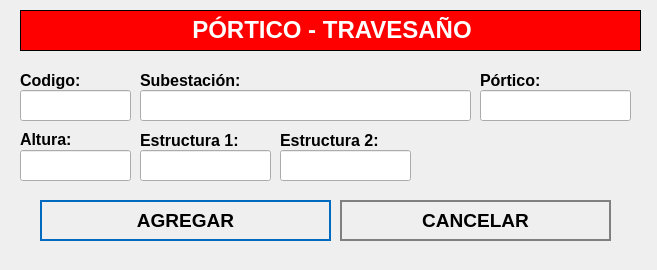
<?xml version="1.0" encoding="UTF-8"?>
<ui version="4.0">
 <class>NewBook</class>
 <widget class="QWidget" name="NewBook">
  <property name="geometry">
   <rect>
    <x>0</x>
    <y>0</y>
    <width>657</width>
    <height>270</height>
   </rect>
  </property>
  <property name="windowTitle">
   <string>Nuevo Registro</string>
  </property>
  <property name="styleSheet">
   <string notr="true">QPushButton
{	
	height: 2em;
 	border-style: solid;
	border-width: 2px;
 	border-color: grey;
	font-weight: bold;
}

QPushButton:hover
{
   	background-color:grey;
	color:white;
}</string>
  </property>
  <widget class="QLabel" name="label">
   <property name="geometry">
    <rect>
     <x>20</x>
     <y>10</y>
     <width>621</width>
     <height>41</height>
    </rect>
   </property>
   <property name="font">
    <font>
     <underline>false</underline>
    </font>
   </property>
   <property name="autoFillBackground">
    <bool>false</bool>
   </property>
   <property name="styleSheet">
    <string notr="true">background-color: red;</string>
   </property>
   <property name="frameShape">
    <enum>QFrame::Box</enum>
   </property>
   <property name="text">
    <string>&lt;html&gt;&lt;head/&gt;&lt;body&gt;&lt;p align=&quot;center&quot;&gt;&lt;span style=&quot; font-size:18pt; font-weight:600; color:#ffffff;&quot;&gt;PÓRTICO - TRAVESAÑO&lt;/span&gt;&lt;/p&gt;&lt;/body&gt;&lt;/html&gt;</string>
   </property>
  </widget>
  <widget class="QLabel" name="label_autoriza">
   <property name="geometry">
    <rect>
     <x>20</x>
     <y>70</y>
     <width>101</width>
     <height>21</height>
    </rect>
   </property>
   <property name="text">
    <string>&lt;html&gt;&lt;head/&gt;&lt;body&gt;&lt;p&gt;&lt;span style=&quot; font-size:12pt; font-weight:600;&quot;&gt;Codigo:&lt;/span&gt;&lt;/p&gt;&lt;/body&gt;&lt;/html&gt;</string>
   </property>
  </widget>
  <widget class="QLineEdit" name="inputCodigo">
   <property name="geometry">
    <rect>
     <x>20</x>
     <y>90</y>
     <width>111</width>
     <height>31</height>
    </rect>
   </property>
   <property name="font">
    <font>
     <pointsize>12</pointsize>
    </font>
   </property>
  </widget>
  <widget class="QLineEdit" name="inputNombre">
   <property name="geometry">
    <rect>
     <x>140</x>
     <y>90</y>
     <width>331</width>
     <height>31</height>
    </rect>
   </property>
   <property name="font">
    <font>
     <pointsize>12</pointsize>
    </font>
   </property>
  </widget>
  <widget class="QPushButton" name="addButton">
   <property name="geometry">
    <rect>
     <x>40</x>
     <y>200</y>
     <width>291</width>
     <height>41</height>
    </rect>
   </property>
   <property name="font">
    <font>
     <pointsize>14</pointsize>
     <weight>75</weight>
     <bold>true</bold>
    </font>
   </property>
   <property name="cursor">
    <cursorShape>PointingHandCursor</cursorShape>
   </property>
   <property name="styleSheet">
    <string notr="true">QPushButton
{	
	height: 2em;
 	border-style: solid;
	border-width: 2px;
 	border-color: #0069c0;
	font-weight: bold;
}

QPushButton:hover
{
   	background-color:#0069c0;
	color:white;
}</string>
   </property>
   <property name="text">
    <string>AGREGAR</string>
   </property>
   <property name="icon">
    <iconset>
     <normaloff>../assets/icons/add-icon.png</normaloff>../assets/icons/add-icon.png</iconset>
   </property>
   <property name="iconSize">
    <size>
     <width>30</width>
     <height>30</height>
    </size>
   </property>
   <property name="autoDefault">
    <bool>true</bool>
   </property>
   <property name="default">
    <bool>true</bool>
   </property>
   <property name="flat">
    <bool>true</bool>
   </property>
  </widget>
  <widget class="QPushButton" name="cancelButton">
   <property name="geometry">
    <rect>
     <x>340</x>
     <y>200</y>
     <width>271</width>
     <height>41</height>
    </rect>
   </property>
   <property name="font">
    <font>
     <pointsize>14</pointsize>
     <weight>75</weight>
     <bold>true</bold>
    </font>
   </property>
   <property name="cursor">
    <cursorShape>PointingHandCursor</cursorShape>
   </property>
   <property name="styleSheet">
    <string notr="true">QPushButton
{	
	height: 2em;
 	border-style: solid;
	border-width: 2px;
 	border-color: grey;
	font-weight: bold;
}

QPushButton:hover
{
   	background-color:grey;
	color:white;
}</string>
   </property>
   <property name="text">
    <string>CANCELAR</string>
   </property>
   <property name="icon">
    <iconset>
     <normaloff>../assets/icons/cancel-icon.png</normaloff>../assets/icons/cancel-icon.png</iconset>
   </property>
   <property name="iconSize">
    <size>
     <width>30</width>
     <height>30</height>
    </size>
   </property>
   <property name="autoDefault">
    <bool>true</bool>
   </property>
   <property name="default">
    <bool>true</bool>
   </property>
   <property name="flat">
    <bool>true</bool>
   </property>
  </widget>
  <widget class="QLabel" name="label_aquienVisita">
   <property name="geometry">
    <rect>
     <x>140</x>
     <y>70</y>
     <width>191</width>
     <height>21</height>
    </rect>
   </property>
   <property name="text">
    <string>&lt;html&gt;&lt;head/&gt;&lt;body&gt;&lt;p&gt;&lt;span style=&quot; font-size:12pt; font-weight:600;&quot;&gt;Subestación:&lt;/span&gt;&lt;/p&gt;&lt;/body&gt;&lt;/html&gt;</string>
   </property>
  </widget>
  <widget class="QLineEdit" name="inputPortico">
   <property name="geometry">
    <rect>
     <x>480</x>
     <y>90</y>
     <width>151</width>
     <height>31</height>
    </rect>
   </property>
   <property name="font">
    <font>
     <pointsize>12</pointsize>
    </font>
   </property>
  </widget>
  <widget class="QLabel" name="label_motivoVisita_3">
   <property name="geometry">
    <rect>
     <x>480</x>
     <y>70</y>
     <width>161</width>
     <height>21</height>
    </rect>
   </property>
   <property name="text">
    <string>&lt;html&gt;&lt;head/&gt;&lt;body&gt;&lt;p&gt;&lt;span style=&quot; font-size:12pt; font-weight:600;&quot;&gt;Pórtico:&lt;/span&gt;&lt;/p&gt;&lt;/body&gt;&lt;/html&gt;</string>
   </property>
  </widget>
  <widget class="QLineEdit" name="inputEstructura">
   <property name="geometry">
    <rect>
     <x>140</x>
     <y>150</y>
     <width>131</width>
     <height>31</height>
    </rect>
   </property>
   <property name="font">
    <font>
     <pointsize>12</pointsize>
    </font>
   </property>
  </widget>
  <widget class="QLineEdit" name="inputAltura">
   <property name="geometry">
    <rect>
     <x>20</x>
     <y>150</y>
     <width>111</width>
     <height>31</height>
    </rect>
   </property>
   <property name="font">
    <font>
     <pointsize>12</pointsize>
    </font>
   </property>
  </widget>
  <widget class="QLabel" name="label_autoriza_2">
   <property name="geometry">
    <rect>
     <x>140</x>
     <y>130</y>
     <width>111</width>
     <height>21</height>
    </rect>
   </property>
   <property name="text">
    <string>&lt;html&gt;&lt;head/&gt;&lt;body&gt;&lt;p&gt;&lt;span style=&quot; font-size:12pt; font-weight:600;&quot;&gt;Estructura 1:&lt;/span&gt;&lt;/p&gt;&lt;/body&gt;&lt;/html&gt;</string>
   </property>
  </widget>
  <widget class="QLabel" name="label_horaIngreso_2">
   <property name="geometry">
    <rect>
     <x>20</x>
     <y>130</y>
     <width>71</width>
     <height>16</height>
    </rect>
   </property>
   <property name="text">
    <string>&lt;html&gt;&lt;head/&gt;&lt;body&gt;&lt;p&gt;&lt;span style=&quot; font-size:12pt; font-weight:600;&quot;&gt;Altura:&lt;/span&gt;&lt;/p&gt;&lt;/body&gt;&lt;/html&gt;</string>
   </property>
  </widget>
  <widget class="QLineEdit" name="inputEstructura2">
   <property name="geometry">
    <rect>
     <x>280</x>
     <y>150</y>
     <width>131</width>
     <height>31</height>
    </rect>
   </property>
   <property name="font">
    <font>
     <pointsize>12</pointsize>
    </font>
   </property>
  </widget>
  <widget class="QLabel" name="label_autoriza_3">
   <property name="geometry">
    <rect>
     <x>280</x>
     <y>130</y>
     <width>111</width>
     <height>21</height>
    </rect>
   </property>
   <property name="text">
    <string>&lt;html&gt;&lt;head/&gt;&lt;body&gt;&lt;p&gt;&lt;span style=&quot; font-size:12pt; font-weight:600;&quot;&gt;Estructura 2:&lt;/span&gt;&lt;/p&gt;&lt;/body&gt;&lt;/html&gt;</string>
   </property>
  </widget>
 </widget>
 <tabstops>
  <tabstop>inputCodigo</tabstop>
  <tabstop>inputNombre</tabstop>
  <tabstop>addButton</tabstop>
  <tabstop>cancelButton</tabstop>
 </tabstops>
 <resources/>
 <connections/>
</ui>
